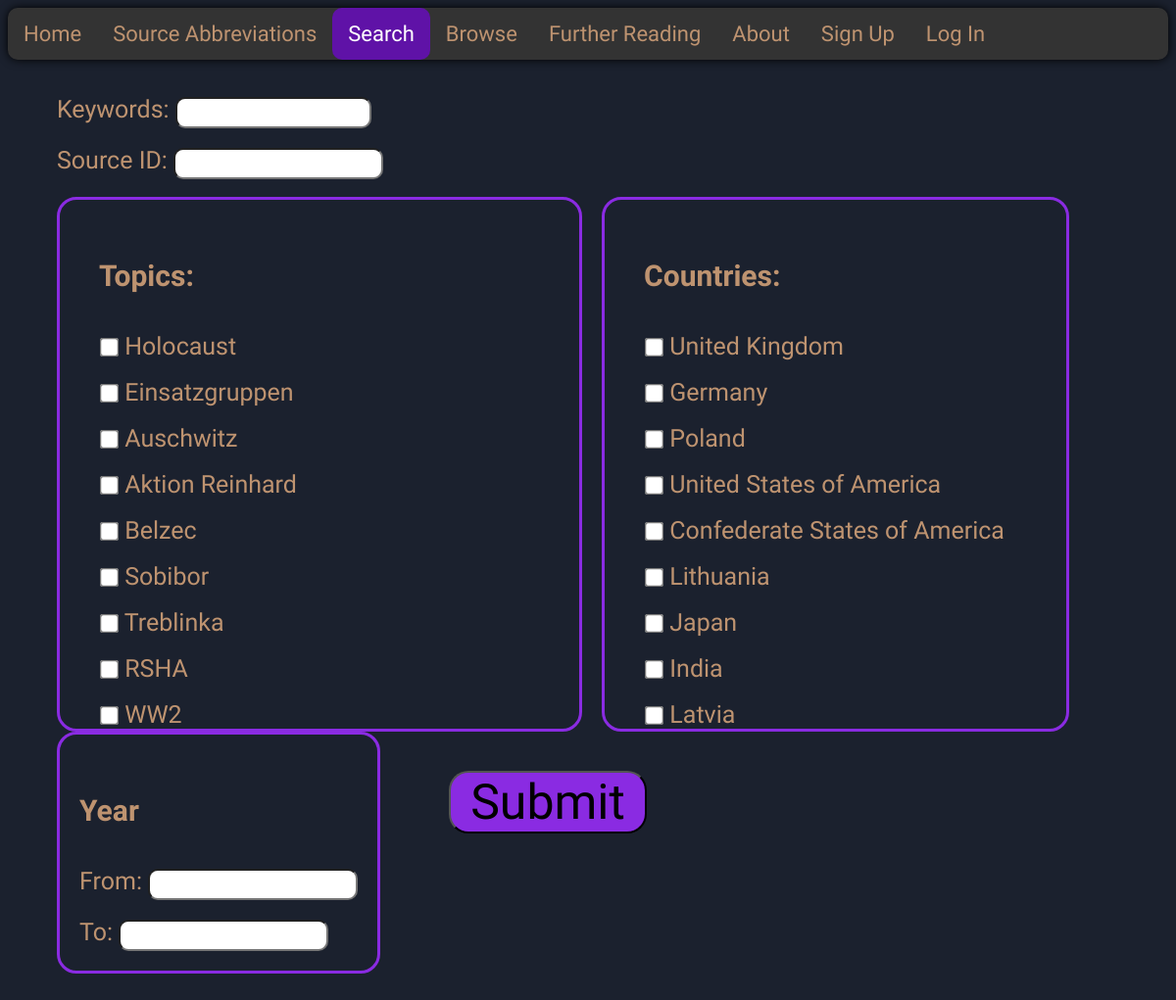
Screenshot of /search with the database file from the repository.
### tables this page shows
CREATE TABLE "TAGS" (
	"ID"	INTEGER,
	"TAG"	TEXT,
	PRIMARY KEY("ID")
);

CREATE TABLE "COUNTRIES" (
	"ID"	INTEGER,
	"NAME"	TEXT,
	PRIMARY KEY("ID")
);

### app.py (the view)
@app.route('/search')
def search():
    conn = sqlite3.connect("sources.db")
    cursor = conn.cursor()
    tags = [t[0] for t in cursor.execute("SELECT TAG FROM TAGS").fetchall()]
    countries = [c[0] for c in cursor.execute("SELECT NAME FROM COUNTRIES").fetchall()]
    conn.close()
    return render_template("search.html", tags=tags, countries=countries, login=["user" in session.keys()][0])

### templates/search.html (shortened to what this page needs)
<!DOCTYPE html>
<html lang="en">
<head>
    <link rel="stylesheet" href="{{ url_for('static', filename='styles/styles.css') }}">
</head>
<body style="font: 'Winky Sans', ui-rounded, sans-serif; color: rgb(190, 147, 112);">
<div class="topnav">
      <a href="{{url_for('index')}}">Home</a>
      <a href="{{url_for('sources_abbr')}}">Source Abbreviations</a>
      <a class="active" href="{{ url_for('search') }}">Search</a>
      <a href="{{ url_for('browse') }}">Browse</a>
      <a href="{{ url_for('further_reading') }}">Further Reading</a>
      <a href="{{ url_for('about') }}">About</a>
        {% if not login %}
            <a href="{{ url_for('signup') }}">Sign Up</a>
            <a href="{{ url_for('login') }}">Log In</a>
        {% else %}
            <a href="{{ url_for('logout') }}">Log Out</a>
            <a href="{{ url_for('profile') }}">Profile</a>
        {% endif %}
</div>
<br>
<br>
<div id="main_search_content">
<form action="{{ url_for('search_process') }}" method="post">
    <label for="Keywds">Keywords: <input type="search" id="Keywds" name="keywds_"></label>
    <br>
    <label for="id">Source ID: <input type="text" id="id" name="id_"></label>
    <br>
    <div class="scrollable-div">
        <h4>Topics:</h4>
        {% for tag in tags %}
            <label><input type="checkbox" id="tag" name="tag_{{ tag }}"> {{ tag }}</label>
            <br>
        {% endfor %}
    </div>
    <div class="scrollable-div">
        <h4>Countries:</h4>
        {% for country in countries %}
            <label><input type="checkbox" id={{ country }} name="country_{{ country }}"> {{ country }}</label>
            <br>
        {% endfor %}
    </div>
    <div id="years">
        <h4>Year</h4>
        <label for="start_yr">From: <input type="text" id="start_yr" name = "start_yr"><br></label>
        <br>
        <label for="end_yr">To: <input type="text" id="end_yr" name="end_yr"></label>
    </div>
    <div>
    <br>
    <input type="submit" value="Submit" id="submit" style="margin-top: 40px; margin-left: 40px;">
    </div>
</form>
</div>
</body>
</html>

### static/styles/styles.css (style rules this page uses)
.topnav { background-color: #333; overflow: hidden; border-radius: 10px; box-shadow: 0 0 10px rgba(0, 0,0); }
.topnav a { float: left; color: rgb(190, 147, 112); text-align: center; padding: 14px 16px; text-decoration: none; font-family: "Winky Sans", ui-rounded; font-size:22px; }
.topnav a.active { background-color: rgb(95, 18, 167); color: white; border-radius: 10px; }
body { overflow: auto; background-color: #1b212e; }

### templates/search.html (style rules this page uses)
.scrollable-div { overflow: auto; height: 500px; float: left; margin-right: 20px; padding-left: 40px; border-width: 3px; border-style: solid; border-color: blueviolet; border-radius: 20px; padding: auto; padding-top: 20px; padding-bottom: 20px; padding-right: 20px; }
h4 { font-family: "Winky Sans", ui-rounded; font-size: 30px; }
input { font-family: "Winky Sans", ui-rounded; }
label { font-family: "Winky Sans", ui-rounded; font-size: 20px; }
label { display: block; font-size: 25px; }
#main_search_content { padding-left: 50px; }
#submit { font-size: 50px; border-radius: 20px; background-color: blueviolet; padding-left: 20px; padding-right: 20px; }
#years { float: left; margin-right: 30px; border-width: 3px; border-style: solid; border-color: blueviolet; border-radius: 20px; padding: 20px; }
#id, #Keywds, #start_yr, #end_yr { font-family: "Winky Sans", ui-rounded; font-size: 15px; width: 200px; border-radius: 10px; padding: 5px; }
input[type="checkbox"] { -ms-transform: scale(1.5); -moz-transform: scale(1.5); -webkit-transform: scale(1.5); -o-transform: scale(1.5); transform: scale(1.5); padding: 10px; vertical-align: middle; position: relative; bottom: 1px; }

### rows the page displays
TAGS: TAG "Holocaust"
TAGS: TAG "Einsatzgruppen"
TAGS: TAG "Auschwitz"
TAGS: TAG "Aktion Reinhard"
TAGS: TAG "Belzec"
TAGS: TAG "Sobibor"
TAGS: TAG "Treblinka"
TAGS: TAG "RSHA"
TAGS: TAG "WW2"
COUNTRIES: NAME "United Kingdom"
COUNTRIES: NAME "Germany"
COUNTRIES: NAME "Poland"
COUNTRIES: NAME "United States of America"
COUNTRIES: NAME "Confederate States of America"
COUNTRIES: NAME "Lithuania"
COUNTRIES: NAME "Japan"
COUNTRIES: NAME "India"
COUNTRIES: NAME "Latvia"
